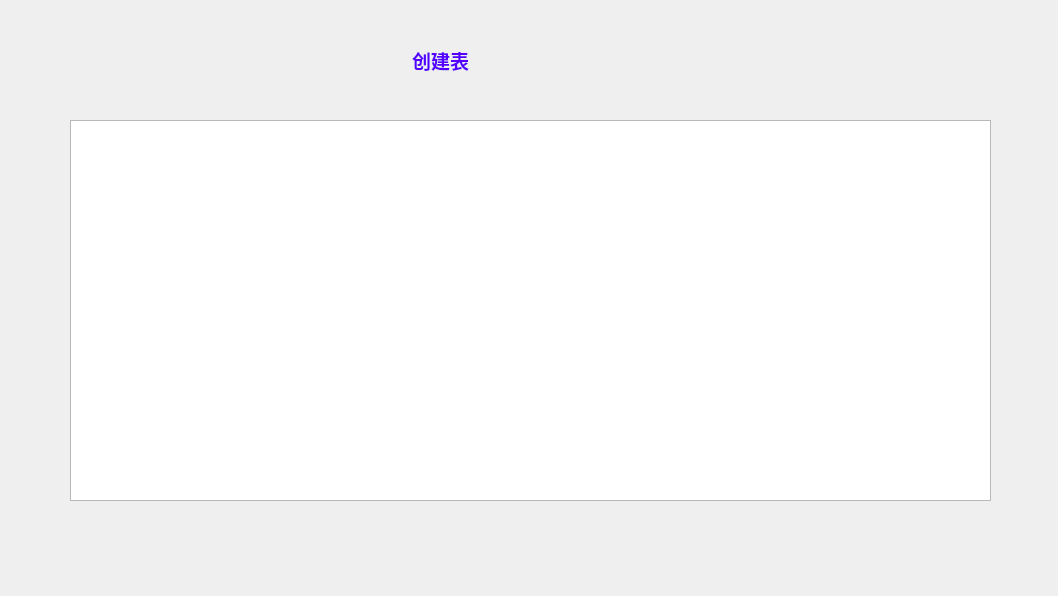
<?xml version="1.0" encoding="UTF-8"?>
<ui version="4.0">
 <class>Form</class>
 <widget class="QWidget" name="Form">
  <property name="geometry">
   <rect>
    <x>0</x>
    <y>0</y>
    <width>1058</width>
    <height>596</height>
   </rect>
  </property>
  <property name="windowTitle">
   <string>Form</string>
  </property>
  <widget class="QTableWidget" name="tableWidget">
   <property name="geometry">
    <rect>
     <x>70</x>
     <y>120</y>
     <width>921</width>
     <height>381</height>
    </rect>
   </property>
  </widget>
  <widget class="QLabel" name="label">
   <property name="geometry">
    <rect>
     <x>310</x>
     <y>30</y>
     <width>261</width>
     <height>61</height>
    </rect>
   </property>
   <property name="text">
    <string>&lt;html&gt;&lt;head/&gt;&lt;body&gt;&lt;p&gt;&lt;span style=&quot; font-size:14pt; font-weight:600; color:#5500ff;&quot;&gt;创建表&lt;/span&gt;&lt;/p&gt;&lt;/body&gt;&lt;/html&gt;</string>
   </property>
   <property name="alignment">
    <set>Qt::AlignCenter</set>
   </property>
  </widget>
 </widget>
 <resources/>
 <connections/>
</ui>
